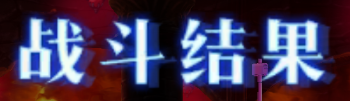
#> input picture assets/templates/builtin/battle_result.png, 350 x 101 px
$ python make_builtin.py
#> lines starting #> are read from the running program, lines starting #| are printed output that depends on the picture
"""从截图生成内置模板。

用法：
1. 把文字截图（剪裁好的小图，或含该文字的整幅截图均可，整幅截图需为标准 16:9）放进
   项目根目录的 screenshots/ 文件夹，文件名对应：
     战斗结果.png / next.png        -> 战斗结果
     下一步.png / next.png          -> 下一步
     连续出击.png / attack.png      -> 连续出击
     助战选择.png / support.png     -> 助战选择
2. 运行:  python tools/make_builtin.py
3. 生成 assets/templates/builtin/{key}.png，重新打包 exe 或直接源码运行即可生效。

说明：
- 直接给剪裁好的小图最稳（就是聊天里那几张红框字图）。
- 自动做轻度裁边（去 2px 边框），并把 png 转成 BGR 三通道保存。
"""
from __future__ import annotations

import os
import sys

import cv2
import numpy as np

BASE_DIR = os.path.dirname(os.path.dirname(os.path.abspath(__file__)))
SRC_DIRS = [
    os.path.join(BASE_DIR, "screenshots"),
    os.path.dirname(BASE_DIR),  # 工作区根目录（如 素材/ 文件夹）
]
OUT_DIR = os.path.join(BASE_DIR, "assets", "templates", "builtin")

# 输出名 -> 候选输入文件名（相对 SRC_DIRS，也支持带子文件夹的路径）
MAPPING = {
    "battle_result": ["战斗结果.png", "battle_result.png", "素材/2,3-战斗结果.png"],
    "tap_start": ["请点击游戏界面.png", "tap_start.png", "素材/请点击游戏界面.png"],
    "next": ["下一步.png", "next.png", "素材/4-下一步.png"],
    "attack": ["连续出击.png", "attack.png", "素材/5-体力无体力判定-连续出击.png"],
    "support_title": ["助战选择.png", "support.png", "support_title.png", "素材/1-助战选择.png"],
    "apple": ["黄金果实.png", "apple.png", "素材/6-无体力-黄金果实.png"],
    "confirm": ["决定.png", "confirm.png", "素材/7-无体力决定.png"],
}


def _find(candidates: list[str]) -> str | None:
    for base in SRC_DIRS:
        for name in candidates:
            path = os.path.normpath(os.path.join(base, name))
            if os.path.exists(path):
                return path
    return None


def trim_border(img: np.ndarray, margin: int = 2) -> np.ndarray:
    h, w = img.shape[:2]
    m = min(margin, h // 4, w // 4)
    return img[m : h - m, m : w - m]


def main() -> int:
    os.makedirs(OUT_DIR, exist_ok=True)
    made = []
    for key, candidates in MAPPING.items():
        src = _find(candidates)
        if src is None:
            print(f"[跳过] {key}: 找不到 {candidates}")
            continue
        # cv2.imread 不支持中文路径，用 fromfile + imdecode 代替
        data = np.fromfile(src, dtype=np.uint8)
        img = cv2.imdecode(data, cv2.IMREAD_COLOR)
#> img is the input picture: shape (101, 350, 3); mean B, G, R 92.5, 63.6, 72.7
        if img is None:
            print(f"[失败] 无法读取 {src}")
            continue
        if img.shape[1] > 1000:  # 疑似整幅截图，提示需要剪裁
            print(f"[警告] {src} 尺寸 {img.shape[1]}x{img.shape[0]}，看起来是整幅截图；请先剪出文字小图再重跑")
            continue
        out_path = os.path.join(OUT_DIR, f"{key}.png")
        cv2.imwrite(out_path, trim_border(img))
#> in trim_border, `return img[m : h - m, m : w - m]`:
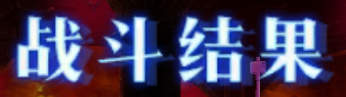
#> returned value: shape (97, 346, 3); mean of channels 0, 1, 2 97.1, 66.6, 73.9; drawn as B, G, R
        print(f"[完成] {out_path} ({img.shape[1]}x{img.shape[0]})")
#| [完成] assets/templates/builtin/battle_result.png (350x101)
        made.append(key)
#> pass 2 of the loop in main, `for key, candidates in MAPPING.items():`:
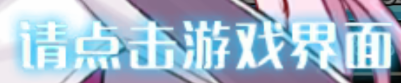
#> input picture assets/templates/builtin/tap_start.png, 401 x 83 px
#> in main, img is the input picture: shape (83, 401, 3); mean B, G, R 209.5, 190.2, 170.1
#> in trim_border (call 2), `return img[m : h - m, m : w - m]`:
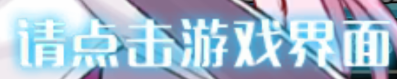
#> returned value: shape (79, 397, 3); mean of channels 0, 1, 2 211.8, 192.3, 169.9; drawn as B, G, R
#| [完成] assets/templates/builtin/tap_start.png (401x83)
#> pass 3 of the loop in main, `for key, candidates in MAPPING.items():`:
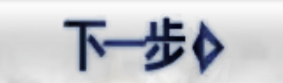
#> input picture assets/templates/builtin/next.png, 283 x 83 px
#> in main, img is the input picture: shape (83, 283, 3); mean B, G, R 205, 199.5, 197.5
#> in trim_border (call 3), `return img[m : h - m, m : w - m]`:
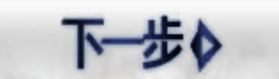
#> returned value: shape (79, 279, 3); mean of channels 0, 1, 2 203.5, 197.6, 195.4; drawn as B, G, R
#| [完成] assets/templates/builtin/next.png (283x83)
#> the loop made 7 passes; the first 3 are shown
    if not made:
        print("没有生成任何模板。")
        return 1
    print(f"\n共生成 {len(made)} 个内置模板: {', '.join(made)}")
    return 0


if __name__ == "__main__":
    sys.exit(main())
#> (the program exits here)
